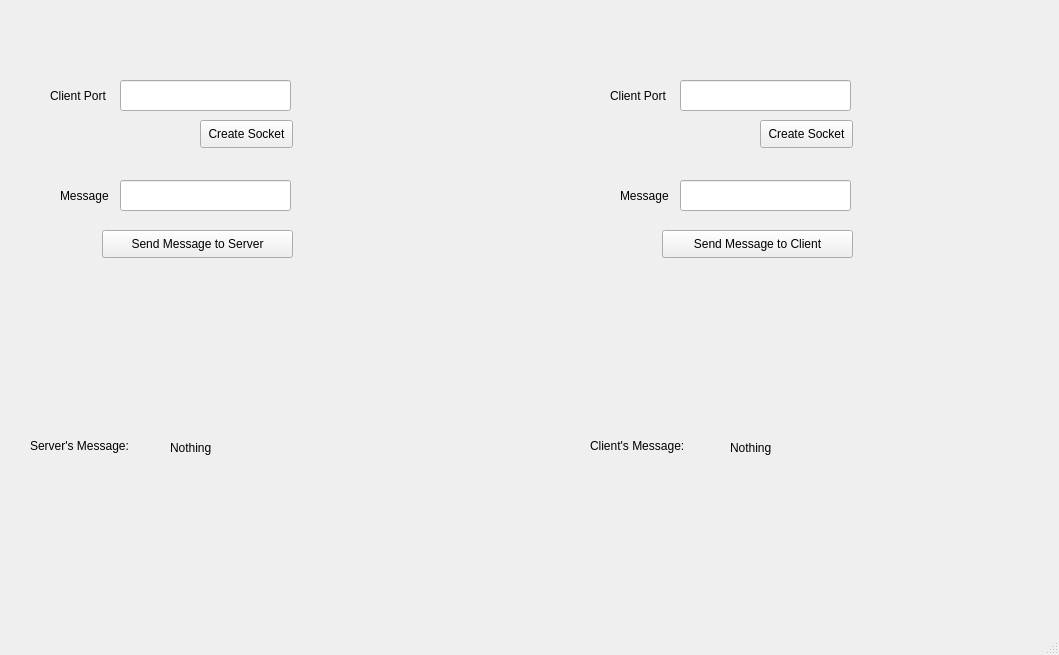
<?xml version="1.0" encoding="UTF-8"?>
<ui version="4.0">
 <class>MainWindow</class>
 <widget class="QMainWindow" name="MainWindow">
  <property name="geometry">
   <rect>
    <x>0</x>
    <y>0</y>
    <width>1059</width>
    <height>655</height>
   </rect>
  </property>
  <property name="windowTitle">
   <string>MainWindow</string>
  </property>
  <widget class="QWidget" name="centralWidget">
   <widget class="QLabel" name="clientPortLabel">
    <property name="geometry">
     <rect>
      <x>50</x>
      <y>80</y>
      <width>71</width>
      <height>31</height>
     </rect>
    </property>
    <property name="text">
     <string>Client Port</string>
    </property>
   </widget>
   <widget class="QLabel" name="clientMessageLabel">
    <property name="geometry">
     <rect>
      <x>60</x>
      <y>180</y>
      <width>51</width>
      <height>31</height>
     </rect>
    </property>
    <property name="text">
     <string>Message</string>
    </property>
   </widget>
   <widget class="QLineEdit" name="clientMessageLineEdit">
    <property name="geometry">
     <rect>
      <x>120</x>
      <y>180</y>
      <width>171</width>
      <height>31</height>
     </rect>
    </property>
    <property name="text">
     <string/>
    </property>
   </widget>
   <widget class="QPushButton" name="clientPortPushButton">
    <property name="geometry">
     <rect>
      <x>200</x>
      <y>120</y>
      <width>93</width>
      <height>28</height>
     </rect>
    </property>
    <property name="text">
     <string>Create Socket</string>
    </property>
   </widget>
   <widget class="QPushButton" name="clientMessagePushButton">
    <property name="geometry">
     <rect>
      <x>102</x>
      <y>230</y>
      <width>191</width>
      <height>28</height>
     </rect>
    </property>
    <property name="text">
     <string>Send Message to Server</string>
    </property>
   </widget>
   <widget class="QLabel" name="clientLabel">
    <property name="geometry">
     <rect>
      <x>30</x>
      <y>430</y>
      <width>121</width>
      <height>31</height>
     </rect>
    </property>
    <property name="text">
     <string>Server's Message:</string>
    </property>
   </widget>
   <widget class="QLineEdit" name="clientPortLineEdit">
    <property name="geometry">
     <rect>
      <x>120</x>
      <y>80</y>
      <width>171</width>
      <height>31</height>
     </rect>
    </property>
    <property name="text">
     <string/>
    </property>
   </widget>
   <widget class="QLabel" name="clientReceiveMessageLabel">
    <property name="geometry">
     <rect>
      <x>170</x>
      <y>440</y>
      <width>131</width>
      <height>16</height>
     </rect>
    </property>
    <property name="text">
     <string>Nothing</string>
    </property>
   </widget>
   <widget class="QPushButton" name="serverMessagePushButton">
    <property name="geometry">
     <rect>
      <x>662</x>
      <y>230</y>
      <width>191</width>
      <height>28</height>
     </rect>
    </property>
    <property name="text">
     <string>Send Message to Client</string>
    </property>
   </widget>
   <widget class="QPushButton" name="serverPortPushButton">
    <property name="geometry">
     <rect>
      <x>760</x>
      <y>120</y>
      <width>93</width>
      <height>28</height>
     </rect>
    </property>
    <property name="text">
     <string>Create Socket</string>
    </property>
   </widget>
   <widget class="QLabel" name="serverPortLabel">
    <property name="geometry">
     <rect>
      <x>610</x>
      <y>80</y>
      <width>71</width>
      <height>31</height>
     </rect>
    </property>
    <property name="text">
     <string>Client Port</string>
    </property>
   </widget>
   <widget class="QLineEdit" name="serverPortLineEdit">
    <property name="geometry">
     <rect>
      <x>680</x>
      <y>80</y>
      <width>171</width>
      <height>31</height>
     </rect>
    </property>
    <property name="text">
     <string/>
    </property>
   </widget>
   <widget class="QLineEdit" name="serverMessageLineEdit">
    <property name="geometry">
     <rect>
      <x>680</x>
      <y>180</y>
      <width>171</width>
      <height>31</height>
     </rect>
    </property>
    <property name="text">
     <string/>
    </property>
   </widget>
   <widget class="QLabel" name="serverReceiveMessageLabel">
    <property name="geometry">
     <rect>
      <x>730</x>
      <y>440</y>
      <width>121</width>
      <height>16</height>
     </rect>
    </property>
    <property name="text">
     <string>Nothing</string>
    </property>
   </widget>
   <widget class="QLabel" name="serverLabel">
    <property name="geometry">
     <rect>
      <x>590</x>
      <y>430</y>
      <width>121</width>
      <height>31</height>
     </rect>
    </property>
    <property name="text">
     <string>Client's Message:</string>
    </property>
   </widget>
   <widget class="QLabel" name="serverMessageLabel">
    <property name="geometry">
     <rect>
      <x>620</x>
      <y>180</y>
      <width>51</width>
      <height>31</height>
     </rect>
    </property>
    <property name="text">
     <string>Message</string>
    </property>
   </widget>
   <zorder>clientPortLabel</zorder>
   <zorder>clientPortLineEdit</zorder>
   <zorder>clientMessageLabel</zorder>
   <zorder>clientMessageLineEdit</zorder>
   <zorder>clientPortPushButton</zorder>
   <zorder>clientMessagePushButton</zorder>
   <zorder>clientLabel</zorder>
   <zorder>clientReceiveMessageLabel</zorder>
   <zorder>serverMessagePushButton</zorder>
   <zorder>serverPortPushButton</zorder>
   <zorder>serverPortLabel</zorder>
   <zorder>serverPortLineEdit</zorder>
   <zorder>serverMessageLineEdit</zorder>
   <zorder>serverReceiveMessageLabel</zorder>
   <zorder>serverLabel</zorder>
   <zorder>serverMessageLabel</zorder>
  </widget>
  <widget class="QMenuBar" name="menuBar">
   <property name="geometry">
    <rect>
     <x>0</x>
     <y>0</y>
     <width>1059</width>
     <height>26</height>
    </rect>
   </property>
  </widget>
  <widget class="QStatusBar" name="statusBar"/>
 </widget>
 <layoutdefault spacing="6" margin="11"/>
 <resources/>
 <connections/>
</ui>
